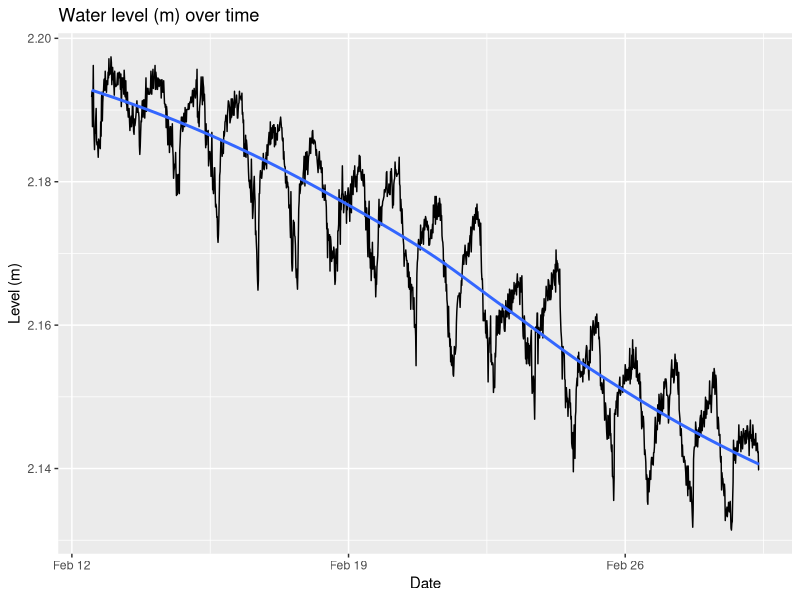
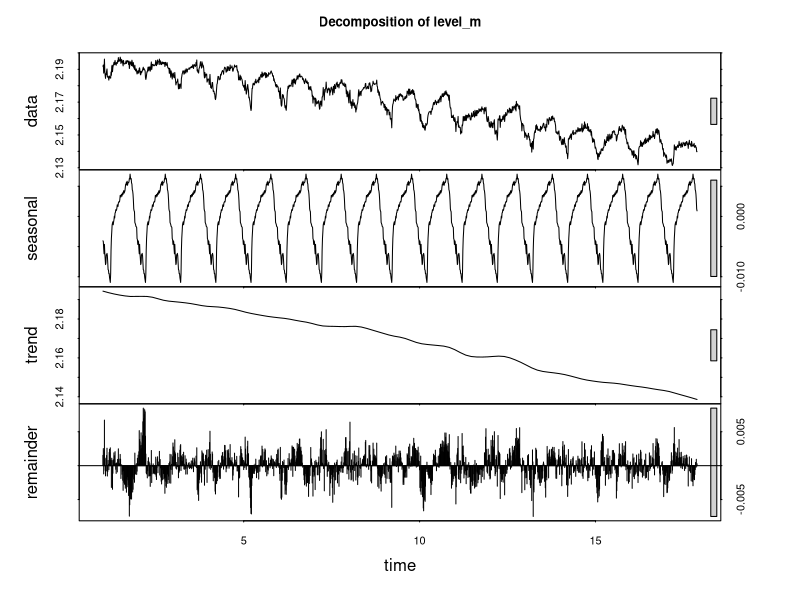
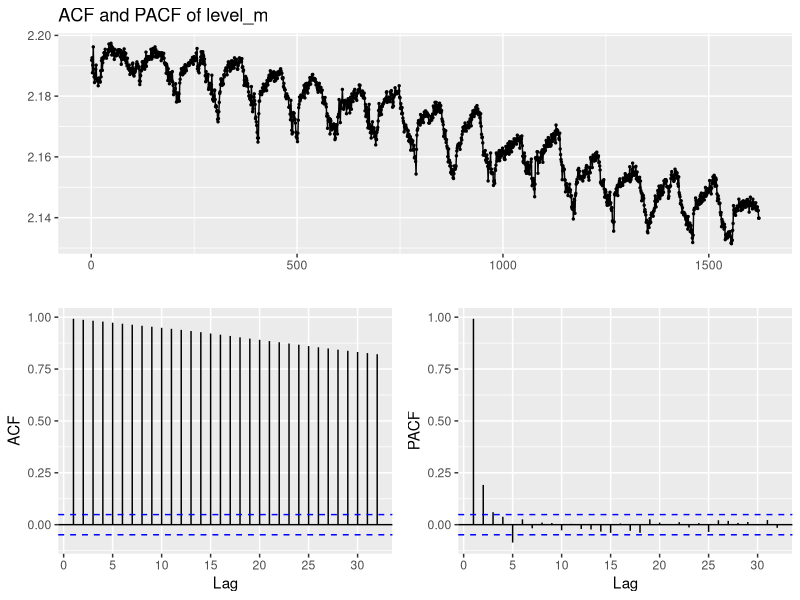
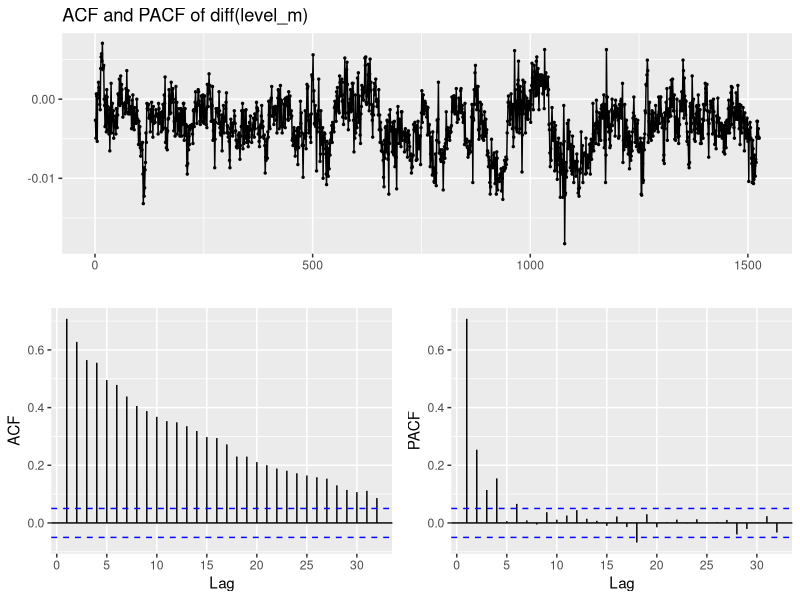
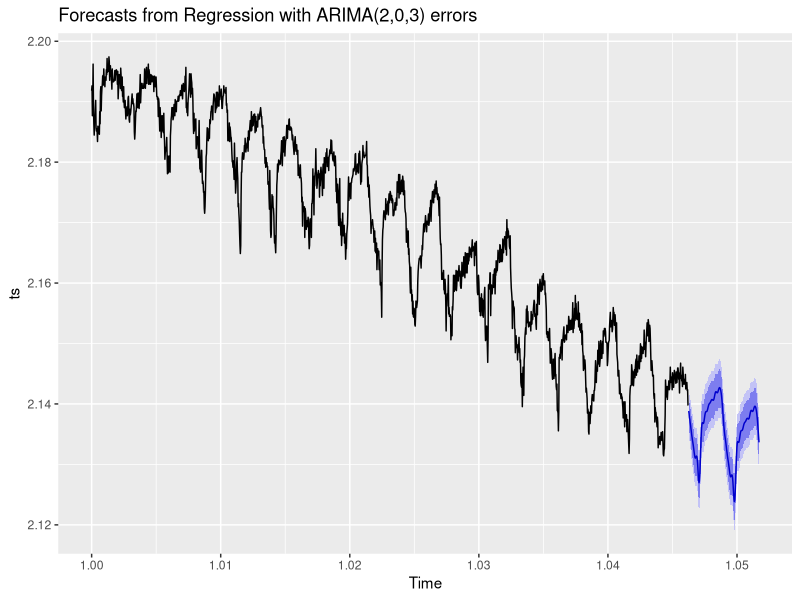
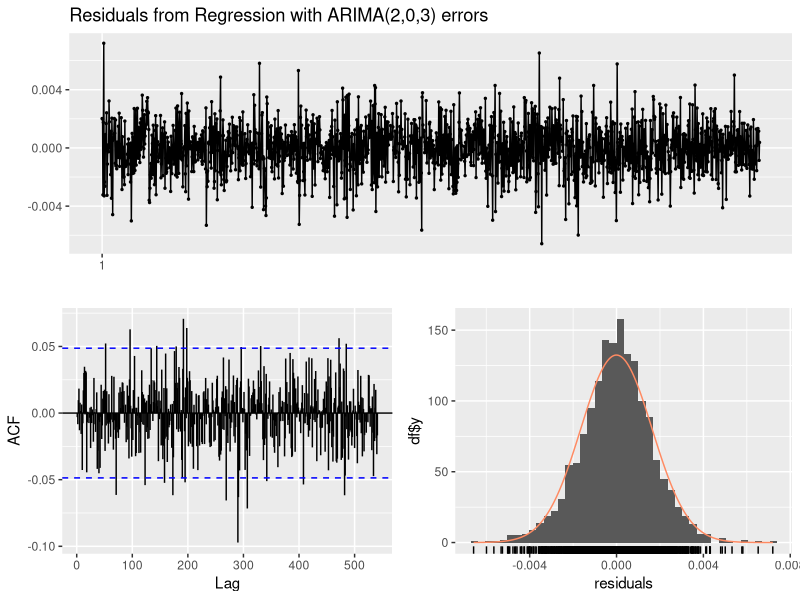

R code for these plots, in order:
## ---- chunk 1
knitr::opts_chunk$set(echo = TRUE)
## ---- chunk 2
library(tidyverse)
library(here)
library(forecast)
library(tseries)
## ---- chunk 3
here()

lv <- read_csv('data/180301 Level Data.csv')
head(lv, n=5)
## ---- chunk 4
lv$date_time <- as.POSIXct(lv$date_time, format = '%m/%d/%y %H:%M')
lv_df <- lv[c(2,5)]

cat('Absolute difference in water level over the period of', as.character(min(lv_df$date_time)), 'and', as.character(min(lv_df$date_time)), 'in meters:', max(lv_df$level_m) - min(lv_df$level_m))
## ---- chunk 5
ggplot(lv_df, aes(date_time, level_m)) +
    geom_line() +
    geom_smooth(method = 'loess', se = FALSE) +
    xlab('Date') +
    ylab('Level (m)') + 
    ggtitle('Water level (m) over time')
## ---- chunk 6
decomp_ts <- ts(lv_df$level_m, frequency = 96) %>%
    stl(s.window='periodic') %>%
    plot(main='Decomposition of level_m')
## ---- chunk 7
ggtsdisplay(lv_df$level_m, main='ACF and PACF of level_m')

ggtsdisplay(diff(lv_df$level_m, lag=96), main='ACF and PACF of diff(level_m)')
## ---- chunk 8
lv_adf <- adf.test(lv_df$level_m, k=96)
lv_diff_adf <- adf.test(diff(lv_df$level_m, lag=96), k=96)

cat('p-value from adf.test() of lv_df:', lv_adf$p.value)
cat('\np-value from adf.test() of seasonally differenced lv_df:', lv_diff_adf$p.value)
## ---- chunk 9
lv_ts <- msts(lv$level_m, seasonal.periods=c(96,35064))
## ---- chunk 10
arima_param <- function(ts){
    best_fit <- list(model=Inf, aicc=Inf, i=Inf, j=Inf)
    
    for (i in 1:10){
        for (j in 1:5){
            fit <- auto.arima(ts, seasonal=FALSE, xreg=fourier(ts, K=c(i,j)))
            if (fit$aicc < best_fit$aicc)
                best_fit <- list(model=fit, aicc=fit$aicc, i=i, j=j)
            else break;
        }
    
    }
    return(best_fit)
}
## ---- chunk 11
arima_model <- arima_param(lv_ts)

plotter <- forecast(arima_model$model, xreg=fourier(lv_ts, K=c(arima_model$i, arima_model$j), h=192))
autoplot(plotter)
## ---- chunk 12
checkresiduals(arima_model$model, lag=96)
